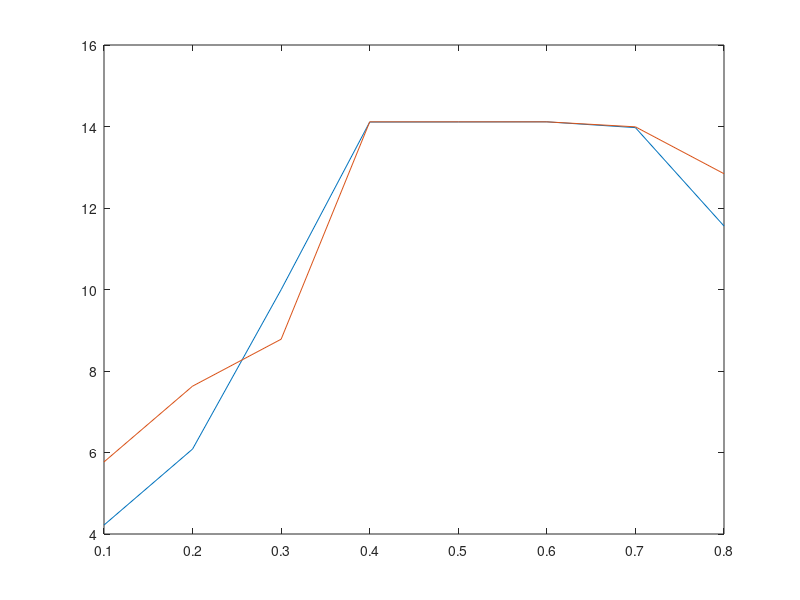

The MATLAB script that drew this image:
clear all;clc;close all
%     m=0.3;
%     k=0.1;
%     mk=0.1;
F=[0.1
0.2
0.3
0.4
0.5
0.6
0.7
0.8
];
cost=[0.0147032833377
0.0022766364507
0.0000455631260
0.0000007453214
0.0000007436933
0.0000007416327
0.0000008548776
0.0000095585047
];
cost=abs(log(cost))
plot(F,cost)
hold on
F=[0.1
0.2
0.3
0.4
0.5
0.6
0.7
0.8
];
cost=[0.0031237245982
0.0004863462169
0.0001537009858
0.0000007417028
0.0000007415751
0.0000007415946
0.0000008382869
0.0000026487535];
cost=abs(log(cost))
plot(F,cost)
